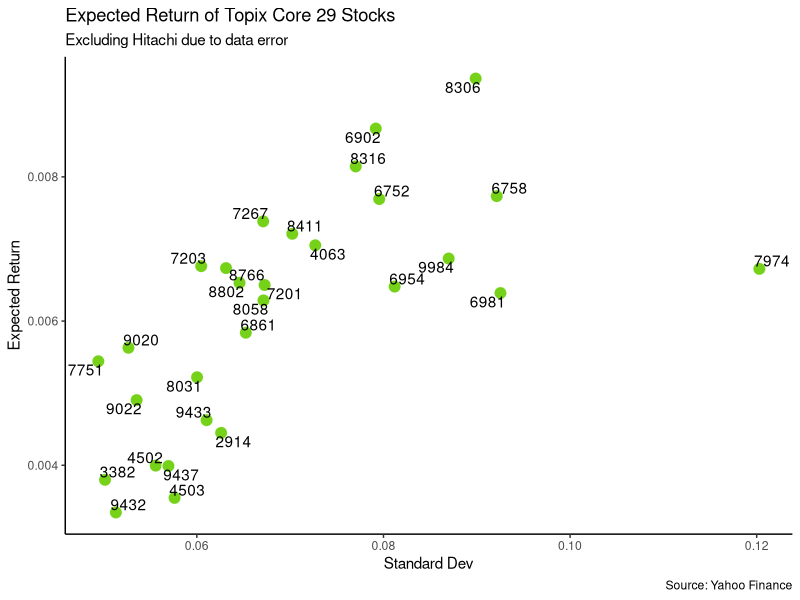
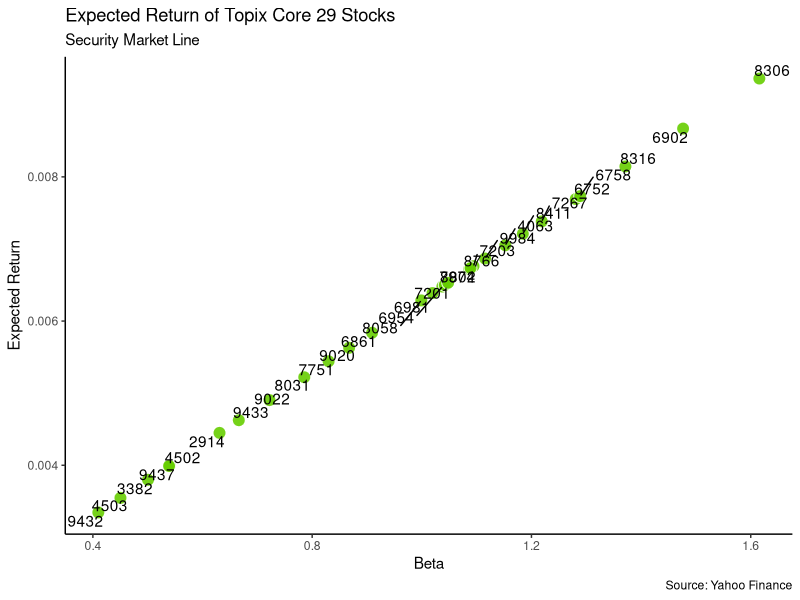

Write R code to recreate these figures, in order.
#Import Data
capm <- read.csv("Topix Core30 Return (without Hitachi).csv",header=T,check.names = F,sep=",")

#CAPM Formula
  # E(Ri) = Rf + β x (E(Rm) - Rf)
  # Rf of 10Y JGB is 0.13% in Nov. 5 according to Bloomberg

Rf <- 0.0013
expected_Rm <- mean(capm$`Nikkei return`)
market_premium <- expected_Rm - Rf

#Count col (how many companies in the dataset)
L <- ncol(capm)
I <- L-2 # a total of 29 (excluding one with major data error)

#Creating Beta (5Y monthly 2013~2018) 
Betas <- rep(0,I)
Rm <- capm[,2] - capm[,1]

for (i in 1:I) {
  Ri <- capm[,2+i] - capm[,1]
  regression <- lm(Ri~Rm)
  mySummary <- summary(regression)
  mycoef <- coef(mySummary)
  Betas[i] <- mycoef[2,1]
}

#Plugging in numbers to get Expected Return of company
CAPM_Expected_Returns <- rep(0,I)

for(i in 1:I){
  CAPM_Expected_Returns[i] <- Rf+Betas[i]*market_premium
}

#Creating Standard Dev (5Y monthly 2013~2018) 
variance <- rep(0,I)  
standard_dev <- rep(0,I)

for (i in 1:I){
  variance[i] <- var(capm[,2+i])
  standard_dev[i] <- sqrt(variance[i])
}

#Creating Data Frame
companies <- colnames(capm)
companies2 <- companies[3:L]

data <- data.frame(companies2,CAPM_Expected_Returns,Betas, standard_dev)

#Identify High Beta / High Standard Dev companies
myOrder1 <- order(Betas, decreasing=T)
myOrder2 <- order(standard_dev, decreasing=T)

companiesBetas <- data[myOrder1, ]
companiesstand_dev <- data[myOrder2, ]

#Visualizing (load ggplot2)
library(ggplot2)
library(ggrepel)

#CAPM
ggplot(data, aes(x=standard_dev,y=CAPM_Expected_Returns,label=companies2))+
  geom_point(colour="white",fill="chartreuse3",shape=21,alpha=0.9,size=4)+
  labs(title="Expected Return of Topix Core 29 Stocks",
       subtitle="Excluding Hitachi due to data error",
       caption="Source: Yahoo Finance",
       x="Standard Dev",
       y="Expected Return")+
  geom_text_repel(aes(label=companies2), box.padding=unit(0.05,"lines"))+
  theme_classic()

#SML
ggplot(data, aes(x=Betas,y=CAPM_Expected_Returns,label=companies2))+
  geom_point(colour="white",fill="chartreuse3",shape=21,alpha=0.9,size=4)+
  labs(title="Expected Return of Topix Core 29 Stocks",
       subtitle="Security Market Line",
       caption="Source: Yahoo Finance",
       x="Beta",
       y="Expected Return")+
  geom_text_repel(aes(label=companies2), box.padding=unit(0.05,"lines"))+
  theme_classic()

